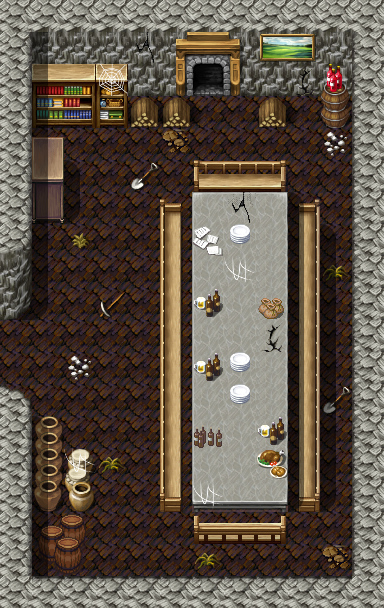

The image is a tile-based game level rendered from a .tmx file. Its description and source (layers, tilesets, objects; grid data summarised) follow:
An orthogonal 12x19 tile map with 32x32 px tiles, 3 tile layers (Ground, Objects, Above), 1 hidden layer not drawn, 60 tilesets and 1 object (mapchange).

<map version="2017.05.26" orientation="orthogonal" renderorder="right-down" width="12" height="19" tilewidth="32" tileheight="32" nextobjectid="2">
 <tileset firstgid="1" name="map_bed_1" tilewidth="32" tileheight="32" tilecount="128" columns="16">
  <image source="../drawable/map_bed_1.png" width="512" height="256" />
 </tileset>
 <tileset firstgid="129" name="map_border_1" tilewidth="32" tileheight="32" tilecount="128" columns="16">
  <image source="../drawable/map_border_1.png" width="512" height="256" />
 </tileset>
 <tileset firstgid="257" name="map_bridge_1" tilewidth="32" tileheight="32" tilecount="128" columns="16">
  <image source="../drawable/map_bridge_1.png" width="512" height="256" />
 </tileset>
 <tileset firstgid="385" name="map_bridge_2" tilewidth="32" tileheight="32" tilecount="128" columns="16">
  <image source="../drawable/map_bridge_2.png" width="512" height="256" />
 </tileset>
 <tileset firstgid="513" name="map_broken_1" tilewidth="32" tileheight="32" tilecount="128" columns="16">
  <image source="../drawable/map_broken_1.png" width="512" height="256" />
 </tileset>
 <tileset firstgid="641" name="map_cavewall_1" tilewidth="32" tileheight="32" tilecount="108" columns="18">
  <image source="../drawable/map_cavewall_1.png" width="576" height="192" />
 </tileset>
 <tileset firstgid="749" name="map_cavewall_2" tilewidth="32" tileheight="32" tilecount="108" columns="18">
  <image source="../drawable/map_cavewall_2.png" width="576" height="192" />
 </tileset>
 <tileset firstgid="857" name="map_cavewall_3" tilewidth="32" tileheight="32" tilecount="108" columns="18">
  <image source="../drawable/map_cavewall_3.png" width="576" height="192" />
 </tileset>
 <tileset firstgid="965" name="map_cavewall_4" tilewidth="32" tileheight="32" tilecount="108" columns="18">
  <image source="../drawable/map_cavewall_4.png" width="576" height="192" />
 </tileset>
 <tileset firstgid="1073" name="map_chair_table_1" tilewidth="32" tileheight="32" tilecount="128" columns="16">
  <image source="../drawable/map_chair_table_1.png" width="512" height="256" />
 </tileset>
 <tileset firstgid="1201" name="map_chair_table_2" tilewidth="32" tileheight="32" tilecount="128" columns="16">
  <image source="../drawable/map_chair_table_2.png" width="512" height="256" />
 </tileset>
 <tileset firstgid="1329" name="map_crate_1" tilewidth="32" tileheight="32" tilecount="128" columns="16">
  <image source="../drawable/map_crate_1.png" width="512" height="256" />
 </tileset>
 <tileset firstgid="1457" name="map_cupboard_1" tilewidth="32" tileheight="32" tilecount="128" columns="16">
  <image source="../drawable/map_cupboard_1.png" width="512" height="256" />
 </tileset>
 <tileset firstgid="1585" name="map_curtain_1" tilewidth="32" tileheight="32" tilecount="128" columns="16">
  <image source="../drawable/map_curtain_1.png" width="512" height="256" />
 </tileset>
 <tileset firstgid="1713" name="map_entrance_1" tilewidth="32" tileheight="32" tilecount="128" columns="16">
  <image source="../drawable/map_entrance_1.png" width="512" height="256" />
 </tileset>
 <tileset firstgid="1841" name="map_entrance_2" tilewidth="32" tileheight="32" tilecount="128" columns="16">
  <image source="../drawable/map_entrance_2.png" width="512" height="256" />
 </tileset>
 <tileset firstgid="1969" name="map_fence_1" tilewidth="32" tileheight="32" tilecount="128" columns="16">
  <image source="../drawable/map_fence_1.png" width="512" height="256" />
 </tileset>
 <tileset firstgid="2097" name="map_fence_2" tilewidth="32" tileheight="32" tilecount="128" columns="16">
  <image source="../drawable/map_fence_2.png" width="512" height="256" />
 </tileset>
 <tileset firstgid="2225" name="map_fence_3" tilewidth="32" tileheight="32" tilecount="128" columns="16">
  <image source="../drawable/map_fence_3.png" width="512" height="256" />
 </tileset>
 <tileset firstgid="2353" name="map_fence_4" tilewidth="32" tileheight="32" tilecount="128" columns="16">
  <image source="../drawable/map_fence_4.png" width="512" height="256" />
 </tileset>
 <tileset firstgid="2481" name="map_ground_1" tilewidth="32" tileheight="32" tilecount="128" columns="16">
  <image source="../drawable/map_ground_1.png" width="512" height="256" />
 </tileset>
 <tileset firstgid="2609" name="map_ground_2" tilewidth="32" tileheight="32" tilecount="128" columns="16">
  <image source="../drawable/map_ground_2.png" width="512" height="256" />
 </tileset>
 <tileset firstgid="2737" name="map_ground_3" tilewidth="32" tileheight="32" tilecount="128" columns="16">
  <image source="../drawable/map_ground_3.png" width="512" height="256" />
 </tileset>
 <tileset firstgid="2865" name="map_ground_4" tilewidth="32" tileheight="32" tilecount="128" columns="16">
  <image source="../drawable/map_ground_4.png" width="512" height="256" />
 </tileset>
 <tileset firstgid="2993" name="map_ground_5" tilewidth="32" tileheight="32" tilecount="128" columns="16">
  <image source="../drawable/map_ground_5.png" width="512" height="256" />
 </tileset>
 <tileset firstgid="3121" name="map_ground_6" tilewidth="32" tileheight="32" tilecount="128" columns="16">
  <image source="../drawable/map_ground_6.png" width="512" height="256" />
 </tileset>
 <tileset firstgid="3249" name="map_ground_7" tilewidth="32" tileheight="32" tilecount="128" columns="16">
  <image source="../drawable/map_ground_7.png" width="512" height="256" />
 </tileset>
 <tileset firstgid="3377" name="map_ground_8" tilewidth="32" tileheight="32" tilecount="128" columns="16">
  <image source="../drawable/map_ground_8.png" width="512" height="256" />
 </tileset>
 <tileset firstgid="3505" name="map_house_1" tilewidth="32" tileheight="32" tilecount="128" columns="16">
  <image source="../drawable/map_house_1.png" width="512" height="256" />
 </tileset>
 <tileset firstgid="3633" name="map_house_2" tilewidth="32" tileheight="32" tilecount="128" columns="16">
  <image source="../drawable/map_house_2.png" width="512" height="256" />
 </tileset>
 <tileset firstgid="3761" name="map_indoor_1" tilewidth="32" tileheight="32" tilecount="128" columns="16">
  <image source="../drawable/map_indoor_1.png" width="512" height="256" />
 </tileset>
 <tileset firstgid="3889" name="map_indoor_2" tilewidth="32" tileheight="32" tilecount="128" columns="16">
  <image source="../drawable/map_indoor_2.png" width="512" height="256" />
 </tileset>
 <tileset firstgid="4017" name="map_kitchen_1" tilewidth="32" tileheight="32" tilecount="128" columns="16">
  <image source="../drawable/map_kitchen_1.png" width="512" height="256" />
 </tileset>
 <tileset firstgid="4145" name="map_outdoor_1" tilewidth="32" tileheight="32" tilecount="128" columns="16">
  <image source="../drawable/map_outdoor_1.png" width="512" height="256" />
 </tileset>
 <tileset firstgid="4273" name="map_pillar_1" tilewidth="32" tileheight="32" tilecount="128" columns="16">
  <image source="../drawable/map_pillar_1.png" width="512" height="256" />
 </tileset>
 <tileset firstgid="4401" name="map_pillar_2" tilewidth="32" tileheight="32" tilecount="128" columns="16">
  <image source="../drawable/map_pillar_2.png" width="512" height="256" />
 </tileset>
 <tileset firstgid="4529" name="map_plant_1" tilewidth="32" tileheight="32" tilecount="128" columns="16">
  <image source="../drawable/map_plant_1.png" width="512" height="256" />
 </tileset>
 <tileset firstgid="4657" name="map_plant_2" tilewidth="32" tileheight="32" tilecount="128" columns="16">
  <image source="../drawable/map_plant_2.png" width="512" height="256" />
 </tileset>
 <tileset firstgid="4785" name="map_rock_1" tilewidth="32" tileheight="32" tilecount="128" columns="16">
  <image source="../drawable/map_rock_1.png" width="512" height="256" />
 </tileset>
 <tileset firstgid="4913" name="map_rock_2" tilewidth="32" tileheight="32" tilecount="128" columns="16">
  <image source="../drawable/map_rock_2.png" width="512" height="256" />
 </tileset>
 <tileset firstgid="5041" name="map_roof_1" tilewidth="32" tileheight="32" tilecount="128" columns="16">
  <image source="../drawable/map_roof_1.png" width="512" height="256" />
 </tileset>
 <tileset firstgid="5169" name="map_roof_2" tilewidth="32" tileheight="32" tilecount="128" columns="16">
  <image source="../drawable/map_roof_2.png" width="512" height="256" />
 </tileset>
 <tileset firstgid="5297" name="map_roof_3" tilewidth="32" tileheight="32" tilecount="128" columns="16">
  <image source="../drawable/map_roof_3.png" width="512" height="256" />
 </tileset>
 <tileset firstgid="5425" name="map_shop_1" tilewidth="32" tileheight="32" tilecount="128" columns="16">
  <image source="../drawable/map_shop_1.png" width="512" height="256" />
 </tileset>
 <tileset firstgid="5553" name="map_sign_ladder_1" tilewidth="32" tileheight="32" tilecount="128" columns="16">
  <image source="../drawable/map_sign_ladder_1.png" width="512" height="256" />
 </tileset>
 <tileset firstgid="5681" name="map_table_1" tilewidth="32" tileheight="32" tilecount="128" columns="16">
  <image source="../drawable/map_table_1.png" width="512" height="256" />
 </tileset>
 <tileset firstgid="5809" name="map_trail_1" tilewidth="32" tileheight="32" tilecount="128" columns="16">
  <image source="../drawable/map_trail_1.png" width="512" height="256" />
 </tileset>
 <tileset firstgid="5937" name="map_transition_1" tilewidth="32" tileheight="32" tilecount="128" columns="16">
  <image source="../drawable/map_transition_1.png" width="512" height="256" />
 </tileset>
 <tileset firstgid="6065" name="map_transition_2" tilewidth="32" tileheight="32" tilecount="128" columns="16">
  <image source="../drawable/map_transition_2.png" width="512" height="256" />
 </tileset>
 <tileset firstgid="6193" name="map_transition_3" tilewidth="32" tileheight="32" tilecount="128" columns="16">
  <image source="../drawable/map_transition_3.png" width="512" height="256" />
 </tileset>
 <tileset firstgid="6321" name="map_transition_4" tilewidth="32" tileheight="32" tilecount="128" columns="16">
  <image source="../drawable/map_transition_4.png" width="512" height="256" />
 </tileset>
 <tileset firstgid="6449" name="map_transition_5" tilewidth="32" tileheight="32" tilecount="128" columns="16">
  <image source="../drawable/map_transition_5.png" width="512" height="256" />
 </tileset>
 <tileset firstgid="6577" name="map_tree_1" tilewidth="32" tileheight="32" tilecount="128" columns="16">
  <image source="../drawable/map_tree_1.png" width="512" height="256" />
 </tileset>
 <tileset firstgid="6705" name="map_tree_2" tilewidth="32" tileheight="32" tilecount="128" columns="16">
  <image source="../drawable/map_tree_2.png" width="512" height="256" />
 </tileset>
 <tileset firstgid="6833" name="map_wall_1" tilewidth="32" tileheight="32" tilecount="128" columns="16">
  <image source="../drawable/map_wall_1.png" width="512" height="256" />
 </tileset>
 <tileset firstgid="6961" name="map_wall_2" tilewidth="32" tileheight="32" tilecount="120" columns="15">
  <image source="../drawable/map_wall_2.png" width="480" height="256" />
 </tileset>
 <tileset firstgid="7081" name="map_wall_3" tilewidth="32" tileheight="32" tilecount="120" columns="15">
  <image source="../drawable/map_wall_3.png" width="480" height="256" />
 </tileset>
 <tileset firstgid="7201" name="map_wall_4" tilewidth="32" tileheight="32" tilecount="120" columns="15">
  <image source="../drawable/map_wall_4.png" width="480" height="256" />
 </tileset>
 <tileset firstgid="7321" name="map_window_1" tilewidth="32" tileheight="32" tilecount="128" columns="16">
  <image source="../drawable/map_window_1.png" width="512" height="256" />
 </tileset>
 <tileset firstgid="7449" name="map_window_2" tilewidth="32" tileheight="32" tilecount="128" columns="16">
  <image source="../drawable/map_window_2.png" width="512" height="256" />
 </tileset>
 <layer name="Ground" width="12" height="19">
  <data>[228 cells, 228 non-empty, 16 distinct tile ids]</data>
 </layer>
 <layer name="Objects" width="12" height="19">
  <data>[228 cells, 85 non-empty, 59 distinct tile ids]</data>
 </layer>
 <layer name="Above" width="12" height="19">
  <data>[228 cells, 45 non-empty, 8 distinct tile ids]</data>
 </layer>
 <layer name="Walkable" width="12" height="19" visible="0">
  <data>[228 cells, 125 non-empty, 1 distinct tile ids]</data>
 </layer>
 <objectgroup name="Mapevents" visible="0">
  <object id="1" name="west" type="mapchange" x="0" y="320" width="32" height="64">
   <properties>
    <property name="map" value="blackwater_mountain13" />
    <property name="place" value="east" />
   </properties>
  </object>
 </objectgroup>
 <objectgroup name="Spawn" visible="0" />
 <objectgroup name="Keys" />
 <objectgroup name="Replace" />
</map>
